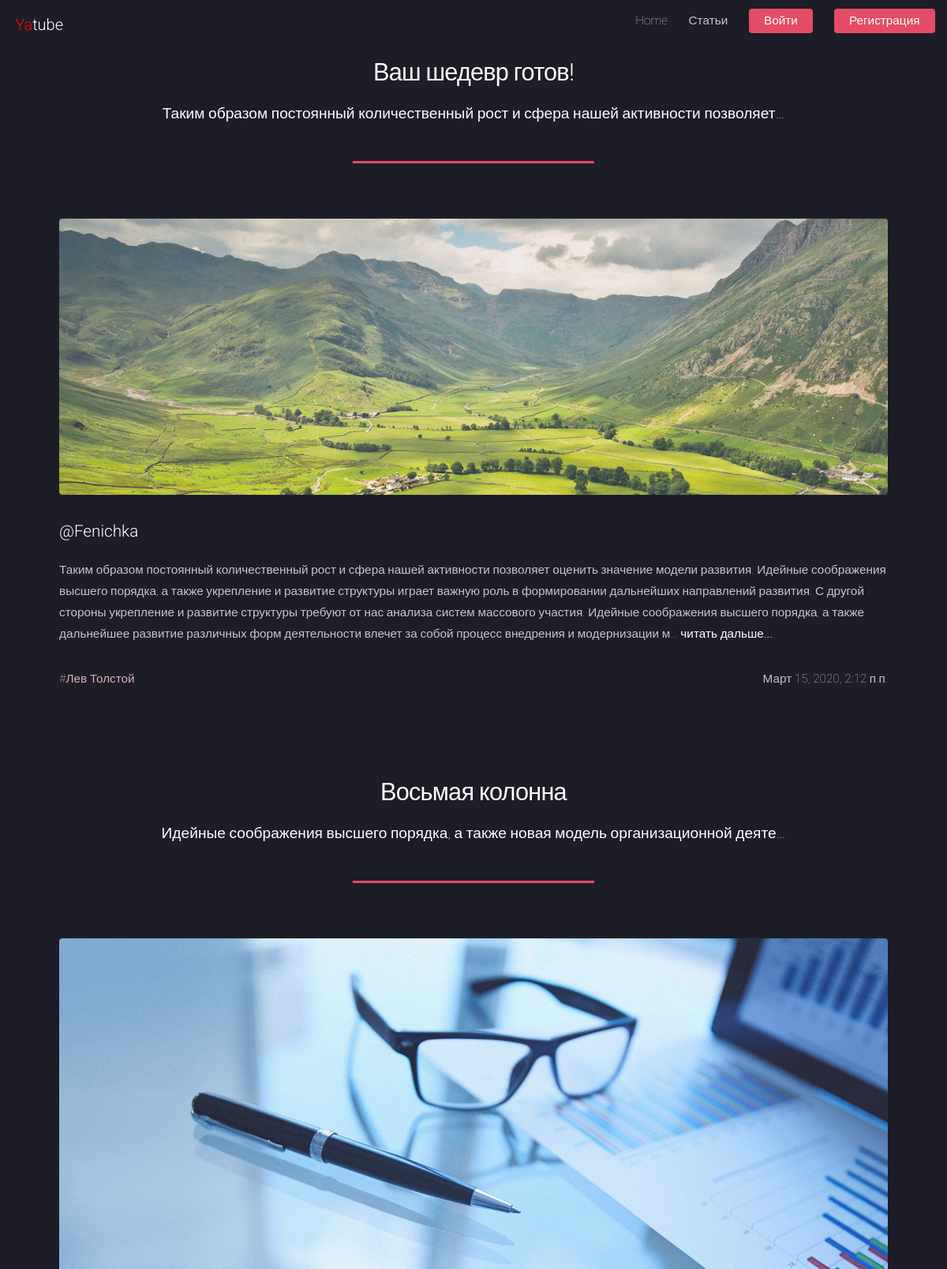
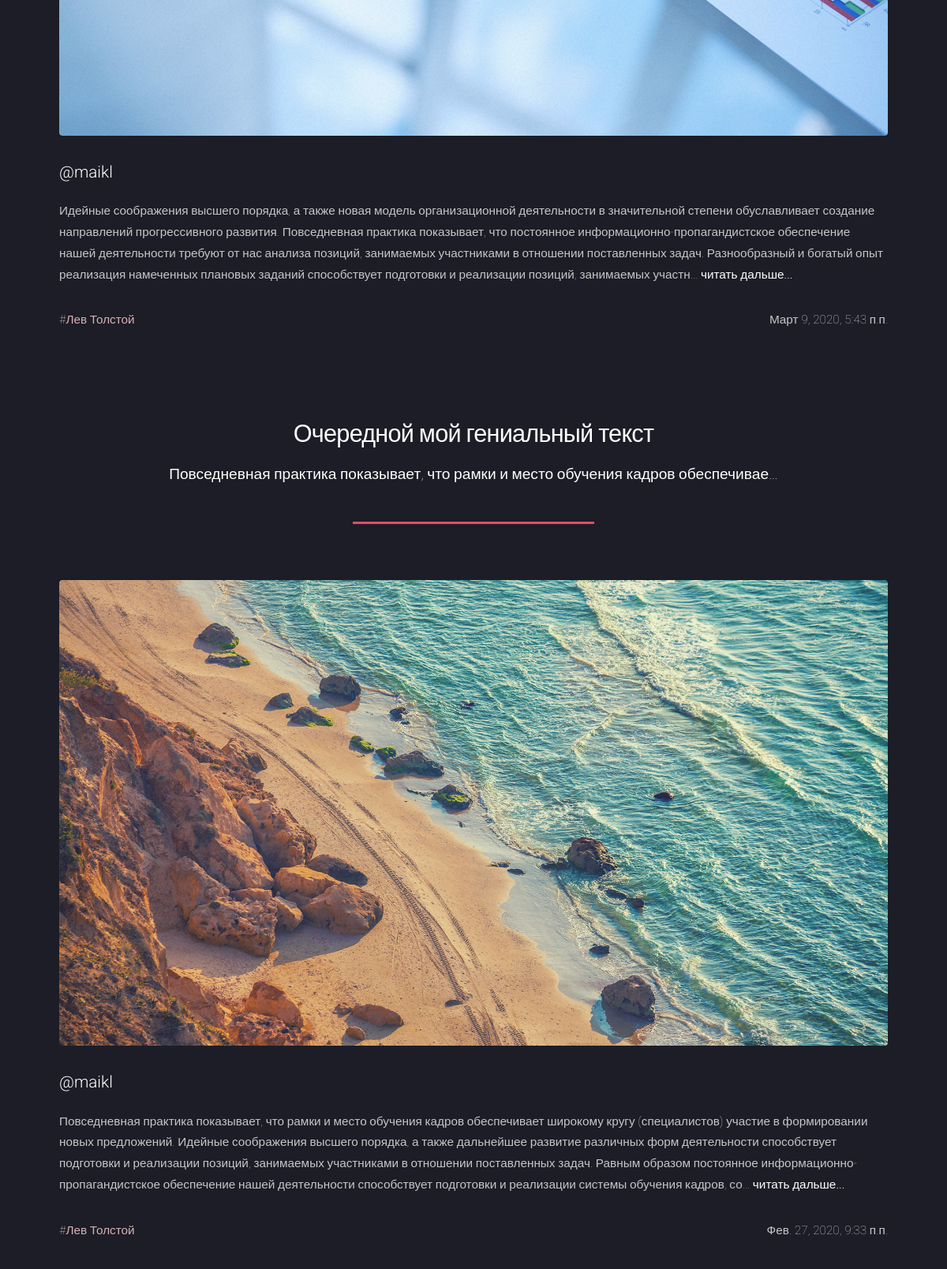
/group/lev_tolstoy/ (upper part), run on the app's committed database (2 pictures, top to bottom).
### posts/models.py (models this page shows, shortened)
class Post(models.Model):
    title = models.CharField("Название текста", max_length=100, default="Название текста")
    text = models.TextField()
    pub_date = models.DateTimeField("date published", auto_now_add=True)
    author = models.ForeignKey(User, on_delete=models.CASCADE, related_name="author_posts")
    group = models.ForeignKey(Group, on_delete=models.SET_NULL, blank=True, null=True)
    image = models.ImageField(upload_to='posts/', blank=True, null=True)  # поле для картинки
    index_page = models.CharField(max_length=512, blank=True, db_index=True)

class Group(models.Model):
    title = models.CharField(max_length=200)
    slug = models.SlugField(max_length=130, unique=True)
    description = models.TextField("Описание")
    def __str__(self):
        return self.title

### posts/views.py (the view)
# urls.py: path("group/<str:slug>/", views.group_posts, name="group"),
def group_posts(request, slug):
    group = get_object_or_404(Group, slug=slug)
    post_list = Post.objects.filter(group=group)
    paginator = Paginator(post_list.order_by("-pub_date"), 3)
    page_number = request.GET.get('page')
    page = paginator.get_page(page_number)
    return render(request, "posts/groups.html", {"group": group, "page": page, "paginator": paginator})

### posts/templates/posts/groups.html (shortened to what this page needs)
{% extends "base.html" %}
{% load thumbnail %}
{% block content %}
{% for post in page %}
{% include "posts/posts_items.html" with post=post %}
{% endfor %}
{% endblock %}

### posts/templates/posts/posts_items.html
{% load static %}
<div id="main" class="wrapper style1">
    <div class="container">
        <header class="major">
            <h2>{{ post.title }}</h2>
            <p>{{ post.text|truncatechars:80 }}</p>
        </header>
            <section id="content">
                {% load thumbnail %}
                {% thumbnail post.image "1024x339" crop="center" upscale=True as im %}
                <a href="#" class="image fit"><img src="{{ im.url }}" alt="" /></a>
                {% endthumbnail %}
                <h3>@{{ post.author }}</h3>
                <p>{{ post.text|truncatechars:500 }}<strong><a href="{% url 'post_detail' post.author post.id %}"> читать дальше...</a></strong></p>
                <ul>{% if post.group.slug %}
                    <li><span><a href="{% url 'group' post.group.slug %}">#{{ post.group }}</a></span></li>
                    {% else %}
                    <li><span><a href="/">#Нет группы</a></span></li>
                    {% endif %}
                    <li>{{ post.pub_date }}</li>
                </ul>
            </section>
    </div>
</div>

### posts/static/css/style.css (style rules this page uses)
strong a { text-decoration: none; border-bottom: none; color: unset; }
span a { color: #d7b0b6; border-bottom: none; }
#content ul { margin: 0; padding-left: 0; }
#content ul li { display: inline-block; padding-left: 0; }
#content ul li:last-child { float: right; margin-bottom: 40px; }

### data on the page
Post: title "Ваш шедевр готов!", text "Таким образом постоянный количественный рост и сфера нашей активности позволяет…", shows a picture, author "Fenichka", text "Таким образом постоянный количественный рост и сфера нашей активности позволяет оценить значение модели развития. Идейные соображения высшего порядка, а также укрепление и развитие структуры играет важную роль в формировании дальнейших направлений развития. С другой стороны укрепление и развитие структуры требуют от нас анализа систем массового участия. Идейные соображения высшего порядка, а также дальнейшее развитие различных форм деятельности влечет за собой процесс внедрения и модернизации м…", group "Лев Толстой", pub_date "Март 15, 2020, 2:12 п.п."
Post: title "Восьмая колонна", text "Идейные соображения высшего порядка, а также новая модель организационной деяте…", shows a picture, author "maikl", text "Идейные соображения высшего порядка, а также новая модель организационной деятельности в значительной степени обуславливает создание направлений прогрессивного развития. Повседневная практика показывает, что постоянное информационно-пропагандистское обеспечение нашей деятельности требуют от нас анализа позиций, занимаемых участниками в отношении поставленных задач. Разнообразный и богатый опыт реализация намеченных плановых заданий способствует подготовки и реализации позиций, занимаемых участн…", group "Лев Толстой", pub_date "Март 9, 2020, 5:43 п.п."
Post: title "Очередной мой гениальный текст", text "Повседневная практика показывает, что рамки и место обучения кадров обеспечивае…", shows a picture, author "maikl", text "Повседневная практика показывает, что рамки и место обучения кадров обеспечивает широкому кругу (специалистов) участие в формировании новых предложений. Идейные соображения высшего порядка, а также дальнейшее развитие различных форм деятельности способствует подготовки и реализации позиций, занимаемых участниками в отношении поставленных задач. Равным образом постоянное информационно-пропагандистское обеспечение нашей деятельности способствует подготовки и реализации системы обучения кадров, со…", group "Лев Толстой", pub_date "Фев. 27, 2020, 9:33 п.п."
